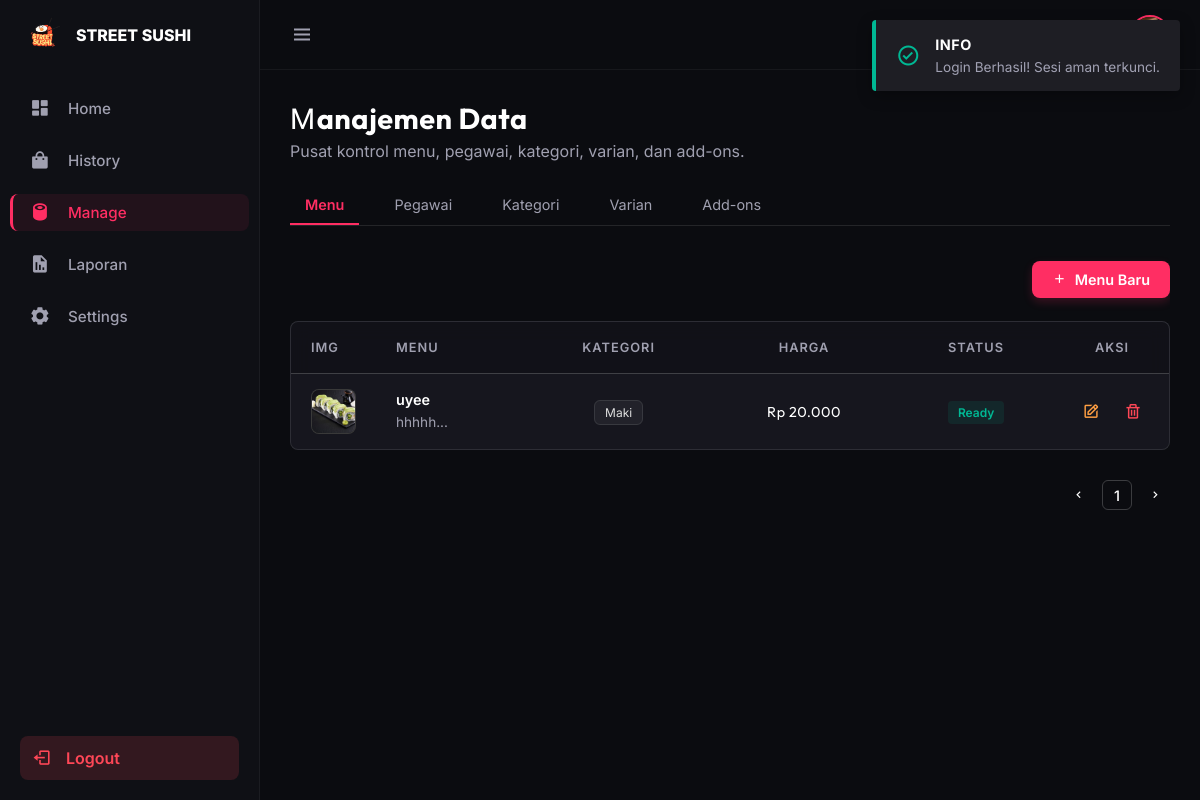
/admin/manage.php (signed in), run on the app's committed database.
### tables this page shows
CREATE TABLE `menu_items` (
  `id` int NOT NULL,
  `category_id` int DEFAULT NULL,
  `name` varchar(100) NOT NULL,
  `description` text,
  `base_price` decimal(10,2) NOT NULL,
  `image` varchar(255) DEFAULT NULL,
  `is_available` tinyint(1) DEFAULT '1'
);

CREATE TABLE `categories` (
  `id` int NOT NULL,
  `name` varchar(50) NOT NULL
);

### config/logic/manage_logic.php (called while the page is built, shortened)
<?php
include '../config/db.php';
$limit = 10;
$page_menu = isset($_GET['page_menu']) ? (int)$_GET['page_menu'] : 1;
$start_menu = ($page_menu - 1) * $limit;
$total_menu = mysqli_num_rows(mysqli_query($conn, "SELECT id FROM menu_items"));
$total_pages_menu = ceil($total_menu / $limit);
$sql_menu = "SELECT m.*, c.name as cat_name
             FROM menu_items m
             LEFT JOIN categories c ON m.category_id = c.id
             ORDER BY m.id DESC
             LIMIT $start_menu, $limit";
$q_menu = mysqli_query($conn, $sql_menu);
?>

### admin/manage.php (the view, shortened to what this page needs)
<?php
include '../config/logic/manage_logic.php';
?>
<?php $customCSS = '
<link rel="stylesheet" href="../assets/css/dashboard/manage.css">
<link rel="stylesheet" href="../assets/css/toaster.css">
'; ?>
<div class="header-halaman">
  <h1>Manajemen Data</h1>
  <p class="text-muted">Pusat kontrol menu, pegawai, kategori, varian, dan add-ons.</p>
</div>
<div class="tab-navigation">
  <button class="tab-btn active" onclick="switchTab('menu')">Menu</button>
  <button class="tab-btn" onclick="switchTab('employees')">Pegawai</button>
  <button class="tab-btn" onclick="switchTab('categories')">Kategori</button>
  <button class="tab-btn" onclick="switchTab('variants')">Varian</button>
  <button class="tab-btn" onclick="switchTab('addons')">Add-ons</button>
</div>
<div id="tab-menu" class="tab-content active">
  <div class="card-glass">
    <button class="btn-add-float" onclick="openMenuModal()">
      <i class='bx bx-plus'></i> Menu Baru
    </button>
    <div class="card-table-wrapper">
      <div class="table-responsive">
        <table class="table-cyber">
          <thead>
            <tr>
              <th width="60">Img</th>
              <th class="text-left">Menu</th>
              <th class="text-center">Kategori</th>
              <th class="text-center">Harga</th>
              <th class="text-center">Status</th>
              <th class="text-center" width="100">Aksi</th>
            </tr>
          </thead>
          <tbody>
            <?php if (mysqli_num_rows($q_menu) > 0): ?>
              <?php while ($m = mysqli_fetch_assoc($q_menu)):
                $realPath = "../assets/uploads/" . $m['image'];
                $imgSrc = (!empty($m['image']) && file_exists($realPath)) ? $realPath : "../assets/images/Default.jpg";
              ?>
                <tr>
                  <td>
                    <div class="img-box">
                      <img src="<?= $imgSrc ?>" onerror="this.src='../assets/images/Default.jpg'">
                    </div>
                  </td>
                  <td class="text-left">
                    <div class="row-title"><?= htmlspecialchars($m['name']) ?></div>
                    <div class="row-sub"><?= htmlspecialchars(substr($m['description'], 0, 40)) ?>...</div>
                  </td>
                  <td class="text-center"><span class="badge-cat"><?= htmlspecialchars($m['cat_name'] ?? 'Umum') ?></span></td>
                  <td class="text-center text-price">Rp <?= number_format($m['base_price'], 0, ',', '.') ?></td>
                  <td class="text-center">
                    <span class="status-pill <?= $m['is_available'] ? 'ready' : 'habis' ?>">
                      <?= $m['is_available'] ? 'Ready' : 'Habis' ?>
                    </span>
                  </td>
                  <td class="text-center">
                    <div class="action-flex">
                      <button class="btn-icon edit" onclick='editMenu(<?= json_encode($m) ?>)'><i class='bx bx-edit'></i></button>
                      <form method="POST" onsubmit="return confirm('Hapus menu ini?');" style="margin:0;">
                        <button type="submit" name="delete_menu" class="btn-icon delete"><i class='bx bx-trash'></i></button>
                      </form>
                    </div>
                  </td>
                </tr>
              <?php endwhile; ?>
            <?php else: ?>
              <tr>
                <td colspan="6" class="text-center" style="padding:60px;">Menu masih kosong.</td>
              </tr>
            <?php endif; ?>
          </tbody>
        </table>
      </div>
    </div>
    <div class="pagination-container">
      <div class="pagination">
        <a href="?page_menu=<?= max(1, $page_menu - 1) ?>&tab=menu" class="page-link"><i class='bx bx-chevron-left'></i></a>
        <?php for ($i = 1; $i <= $total_pages_menu; $i++): ?>
          <a href="?page_menu=<?= $i ?>&tab=menu" class="page-link <?= ($page_menu == $i) ? 'active' : '' ?>"><?= $i ?></a>
        <?php endfor; ?>
        <a href="?page_menu=<?= min($total_pages_menu, $page_menu + 1) ?>&tab=menu" class="page-link"><i class='bx bx-chevron-right'></i></a>
      </div>
    </div>
  </div>
</div>
<?php $content = ob_get_clean();
include 'layouts.php'; ?>

### assets/css/dashboard/global.css (style rules this page uses)
:root { --bg-body: #0b0c10; --bg-sidebar: #0f1015; --bg-card: rgba(30, 30, 40, 0.7); --text-main: #ffffff; --text-secondary: #e0e0e0; --text-muted: #a0a0b0; --text-inverse: #1f1f1f; --brand-primary: #ff2e63; --brand-primary-soft: rgba(255, 46, 99, 0.1); --brand-glow: rgba(255, 46, 99, 0.4); --color-success: #00b894; --bg-success-soft: rgba(0, 184, 148, 0.15); --color-warning: #fdcb6e; --bg-warning-soft: rgba(253, 203, 110, 0.15); --color-error: #ff4757; --bg-error-soft: rgba(255, 71, 87, 0.15); --color-info: #0984e3; --bg-info-soft: rgba(9, 132, 227, 0.15); --bg-toast: #1e1e24; --toast-width: 350px; --toast-border-width: 4px; --glass-bg: rgba(30, 30, 40, 0.7); --glass-border: 1px solid rgba(255, 255, 255, 0.08); --glass-shadow: 0 8px 32px 0 rgba(0, 0, 0, 0.37); --backdrop-blur: blur(12px); --shadow-float: 0 5px 15px rgba(0, 0, 0, 0.3); --z-dropdown: 100; --z-sticky: 500; --z-modal: 1000; --z-toast: 9999; --sidebar-width: 260px; --header-height: 70px; --radius-sm: 8px; --radius-md: 12px; }
* { margin: 0; padding: 0; box-sizing: border-box; font-family: "Inter", sans-serif; }
body { background-color: var(--bg-body); color: var(--text-main); overflow-x: hidden; }
h1, h2, h3, h4, h5 { font-family: 'Outfit', sans-serif; letter-spacing: 0.5px; color: var(--text-main); font-weight: 700; }
h1::first-letter, h2::first-letter, h3::first-letter, .span::first-letter { font-family: 'Saira Stencil One', cursive; font-weight: 400; margin-right: 1px; }
a { text-decoration: none; color: inherit; transition: 0.3s; }
.card-glass { background: var(--glass-bg); backdrop-filter: var(--backdrop-blur); -webkit-backdrop-filter: var(--backdrop-blur); border: var(--glass-border); box-shadow: var(--glass-shadow); border-radius: var(--radius-md); padding: 25px; margin-bottom: 25px; overflow: hidden; }
.header-halaman { margin-bottom: 25px; }
.header-halaman h1 { font-size: 1.8rem; margin-bottom: 5px; }
table { width: 100%; border-collapse: collapse; }
th { text-align: left; padding: 15px; color: var(--text-muted); font-size: 0.8rem; text-transform: uppercase; letter-spacing: 1px; border-bottom: 1px solid rgba(255, 255, 255, 0.08); }
td { padding: 15px; border-bottom: 1px solid rgba(255, 255, 255, 0.08); font-size: 0.95rem; color: var(--text-main); vertical-align: middle; }
.text-muted { color: var(--text-muted) !important; }

### data on the page
menu_items: image (picture), name "uyee", description "hhhhh", category.name "Maki", base_price "20.000", is_available "Ready"
